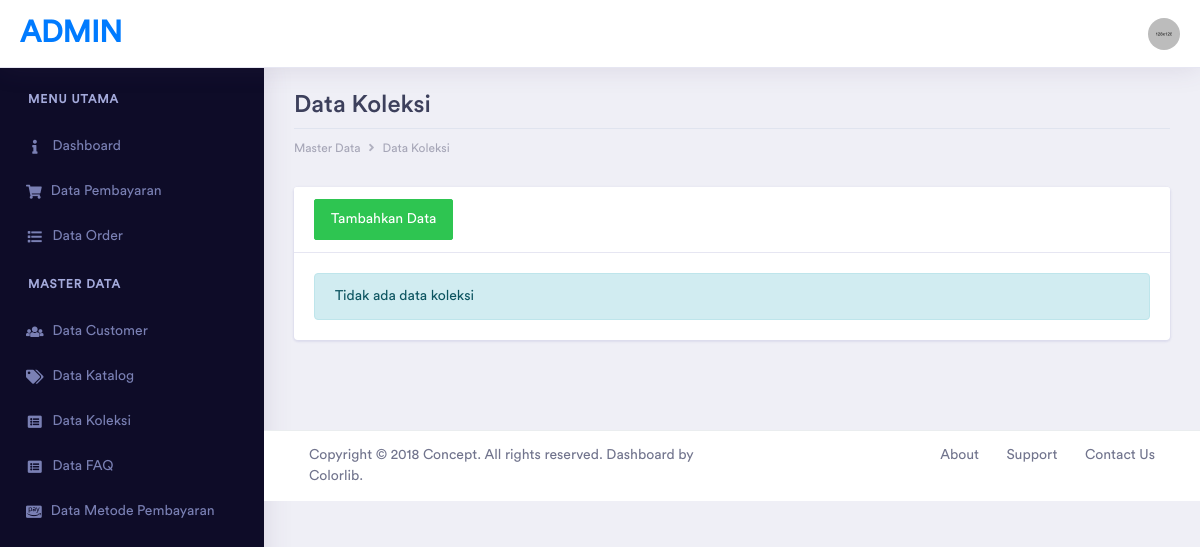
/index.php/collection/list, run on an earlier commit of the app's database.
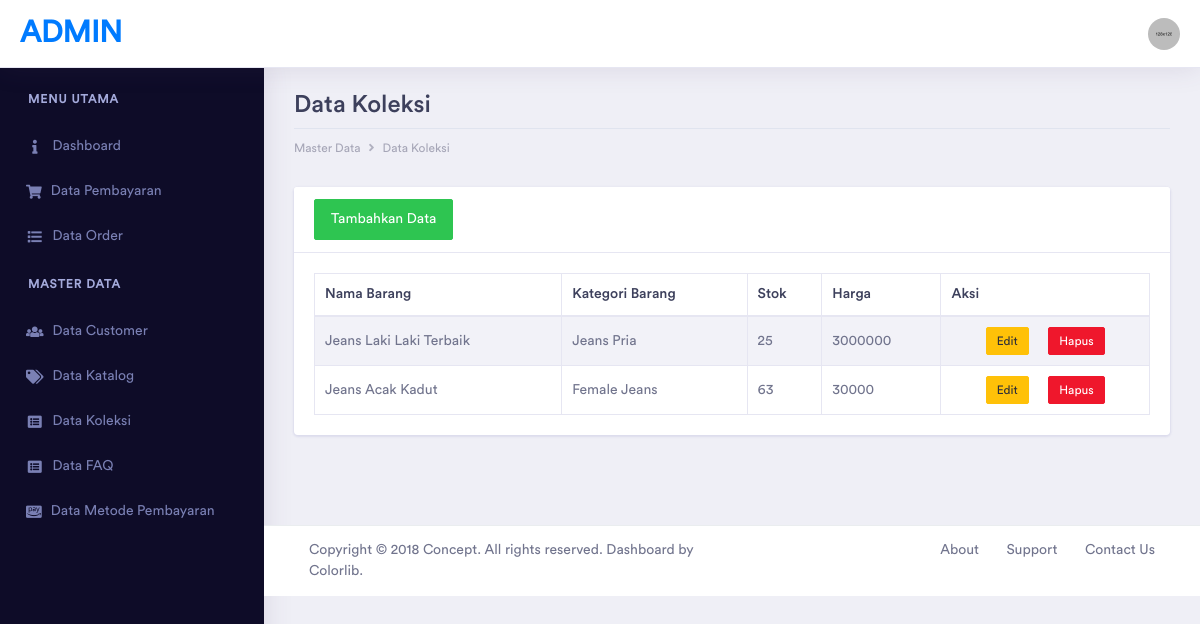
And on a later commit of the database.
### tables this page shows
CREATE TABLE IF NOT EXISTS `collections` (
  `id` int(11) NOT NULL AUTO_INCREMENT,
  `catalog_id` int(11) NOT NULL,
  `code` varchar(255) NOT NULL,
  `name` varchar(255) NOT NULL,
  `img` text NOT NULL,
  `description` text NOT NULL,
  `price` double NOT NULL,
  `stock` int(11) NOT NULL,
  `type` int(11) NOT NULL,
  `permalink` varchar(255) NOT NULL,
  `created_at` timestamp NOT NULL,
  `updated_at` timestamp NULL DEFAULT NULL,
  PRIMARY KEY (`id`),
  KEY `catalog_id` (`catalog_id`)
);

CREATE TABLE IF NOT EXISTS `catalogs` (
  `id` int(11) NOT NULL AUTO_INCREMENT,
  `name` varchar(255) NOT NULL,
  `description` text,
  `permalink` varchar(255) NOT NULL,
  `created_at` timestamp NULL DEFAULT CURRENT_TIMESTAMP,
  `updated_at` timestamp NULL DEFAULT NULL,
  PRIMARY KEY (`id`)
);

### application/controllers/Collection.php (called while the page is built, shortened)
<?php
class Collection extends CI_Controller
{
	public function __construct()
	{
		$this->load->model('Collection_Model', 'collection');
		$this->load->model('Catalog_Model', 'catalog');
		$this->load->model('Size_Model', 'size');
	}
	public function list()
	{
		$data['title'] = "Data Koleksi";
		$data['collections'] = $this->collection->getAll();
		$data['catalogs'] = $this->catalog->getAll();
		$data['sizes'] = $this->size->getAll();
		$this->form_validation->set_rules('nama_barang', 'Nama Barang', 'required|trim|min_length[3]');
		$this->form_validation->set_rules('katalog', 'Katalog', 'required|trim');
		$this->form_validation->set_rules('harga', 'Harga', 'required|trim|numeric');
		$this->form_validation->set_rules('size[]', 'Size', 'required|trim');
		$this->form_validation->set_rules('stok[]', 'Stok', 'required|trim|numeric');
		$this->form_validation->set_rules('deskripsi', 'Deskripsi', 'required|trim');
		if (empty($_FILES['image']['tmp_name'])) {
			$this->form_validation->set_rules('image', 'Image', 'required|trim');
		}
		if ($this->form_validation->run() == false) {
			$this->load->view("templates/admin_header", $data);
			$this->load->view("admin/koleksi", $data);
			$this->load->view("templates/admin_footer");
		}
	}
}

### index.php (called while the page is built, shortened)
<?php
require_once BASEPATH.'core/CodeIgniter.php';

### application/models/Collection_Model.php (called while the page is built, shortened)
<?php
class Collection_Model extends CI_Model
{
	public function getAll()
	{
		return $this->db
			->select('collections.*, catalogs.name AS catalog_name')
			->from($this::TABLE_NAME)
			->join('catalogs', 'collections.catalog_id = catalogs.id')
			->get()->result_object();
	}
}

### application/views/admin/koleksi.php (the view, shortened to what this page needs)
<div class="container-fluid dashboard-content">
	<div class="row">
		<div class="col-xl-12 col-lg-12 col-md-12 col-sm-12 col-12">
			<div class="page-header">
				<h2 class="pageheader-title">Data Koleksi</h2>
				<div class="page-breadcrumb">
					<nav aria-label="breadcrumb">
						<ol class="breadcrumb">
							<li class="breadcrumb-item"><a href="#" class="breadcrumb-link">Master Data</a></li>
							<li class="breadcrumb-item"><a href="#" class="breadcrumb-link">Data Koleksi</a></li>
						</ol>
					</nav>
				</div>
			</div>
		</div>
	</div>
	<div class="row">
		<div class="col-xl-12 col-lg-12 col-md-12 col-sm-12 col-12">
			<div class="row">
				<div class="col-xl-12 col-lg-12 col-md-12 col-sm-12 col-12">
					<div class="card">
						<div class="card-header">
							<a href="#" class="btn btn-success" id="tambahCollection" data-link="<?php echo base_url('admin/koleksi'); ?>" data-toggle="modal" data-target="#ModalCreate">
								Tambahkan Data
							</a>
						</div>
						<div class="card-body">
							<?php if (empty($collections)) : ?>
								<p class="alert alert-info">Tidak ada data koleksi</p>
							<?php else : ?>
								<div class="table-responsive">
									<table id="example" class="table table-striped table-bordered second" style="width:100%">
										<thead>
											<tr>
												<th>Nama Barang</th>
												<th>Kategori Barang</th>
												<th>Stok</th>
												<th>Harga</th>
												<th>Aksi</th>
											</tr>
										</thead>
										<tbody>
											<?php foreach ($collections as $koleksi) : ?>
												<tr>
													<td><?php echo $koleksi->name; ?></td>
													<td><?php echo $koleksi->catalog_name; ?></td>
													<td><?php echo $koleksi->stock; ?></td>
													<td><?php echo $koleksi->price; ?></td>
													<td class="text-center">
														<a class="btn btn-xs btn-warning mr-3 editCollection" href="<?php echo base_url('admin/koleksi/edit'); ?>" data-toggle="modal" data-target="#ModalCreate" data-id="<?php echo $koleksi->code; ?>" data-link="<?php echo base_url('admin/koleksi/edit') ?>">Edit</a>
														<a class="btn btn-xs btn-danger" href="<?php echo base_url('admin/koleksi/hapus/') . $koleksi->id; ?>" onclick="return confirm('Apakah kamu yakin ingin menghapus data ini?')">Hapus</a>
													</td>
												</tr>
											<?php endforeach; ?>
										</tbody>
									</table>
								</div>
							<?php endif; ?>
						</div>
					</div>
				</div>
			</div>
		</div>
	</div>
</div>

What changed in the data, as far as the page shows it:
added collections: name "Jeans Laki Laki Terbaik", catalog.name "Jeans Pria", stock "25", price "3000000"
added collections: name "Jeans Acak Kadut", catalog.name "Female Jeans", stock "63", price "30000"
Also different on the page:
text no longer shown: "Tidak ada data koleksi"
text now shown: "Nama Barang Kategori Barang Stok Harga Aksi"
